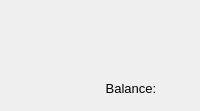
        <widget class="QFrame" name="dialPadButtonsFrame" >
         <property name="styleSheet" >
          <string notr="true" >QFrame {
background: url(./icons/dialer/fondo.png);
}
</string>
         </property>
         <property name="frameShape" >
          <enum>QFrame::NoFrame</enum>
         </property>
         <property name="frameShadow" >
          <enum>QFrame::Plain</enum>
         </property>
         <layout class="QGridLayout" name="gridLayout_3" >
          <item row="0" column="1" >
           <widget class="QPushButton" name="hangupButton" >
            <property name="minimumSize" >
             <size>
              <width>60</width>
              <height>60</height>
             </size>
            </property>
            <property name="maximumSize" >
             <size>
              <width>60</width>
              <height>60</height>
             </size>
            </property>
            <property name="text" >
             <string/>
            </property>
            <property name="icon" >
             <iconset>
              <normaloff>icons/dialer/boton_colgar_on.png</normaloff>icons/dialer/boton_colgar_on.png</iconset>
            </property>
            <property name="iconSize" >
             <size>
              <width>60</width>
              <height>60</height>
             </size>
            </property>
            <property name="flat" >
             <bool>true</bool>
            </property>
           </widget>
          </item>
          <item row="0" column="0" >
           <widget class="QPushButton" name="dialButton" >
            <property name="sizePolicy" >
             <sizepolicy vsizetype="Fixed" hsizetype="Preferred" >
              <horstretch>0</horstretch>
              <verstretch>0</verstretch>
             </sizepolicy>
            </property>
            <property name="maximumSize" >
             <size>
              <width>60</width>
              <height>60</height>
             </size>
            </property>
            <property name="text" >
             <string/>
            </property>
            <property name="icon" >
             <iconset>
              <normaloff>icons/dialer/boton_llamar_on.png</normaloff>icons/dialer/boton_llamar_on.png</iconset>
            </property>
            <property name="iconSize" >
             <size>
              <width>60</width>
              <height>60</height>
             </size>
            </property>
            <property name="flat" >
             <bool>true</bool>
            </property>
           </widget>
          </item>
          <item row="1" column="0" colspan="2" >
           <widget class="QFrame" name="onlineStatusFrame" >
            <property name="sizePolicy" >
             <sizepolicy vsizetype="Fixed" hsizetype="Expanding" >
              <horstretch>0</horstretch>
              <verstretch>0</verstretch>
             </sizepolicy>
            </property>
            <property name="styleSheet" >
             <string notr="true" >background:transparent;
</string>
            </property>
            <property name="frameShape" >
             <enum>QFrame::NoFrame</enum>
            </property>
            <property name="frameShadow" >
             <enum>QFrame::Raised</enum>
            </property>
            <property name="lineWidth" >
             <number>0</number>
            </property>
            <layout class="QGridLayout" name="statusLayout" >
             <property name="margin" >
              <number>0</number>
             </property>
             <property name="spacing" >
              <number>0</number>
             </property>
             <item row="0" column="0" >
              <widget class="QPushButton" name="statusButton" >
               <property name="sizePolicy" >
                <sizepolicy vsizetype="Fixed" hsizetype="Fixed" >
                 <horstretch>0</horstretch>
                 <verstretch>0</verstretch>
                </sizepolicy>
               </property>
               <property name="maximumSize" >
                <size>
                 <width>120</width>
                 <height>16777215</height>
                </size>
               </property>
               <property name="font" >
                <font>
                 <pointsize>10</pointsize>
                </font>
               </property>
               <property name="mouseTracking" >
                <bool>true</bool>
               </property>
               <property name="contextMenuPolicy" >
                <enum>Qt::NoContextMenu</enum>
               </property>
               <property name="layoutDirection" >
                <enum>Qt::LeftToRight</enum>
               </property>
               <property name="text" >
                <string/>
               </property>
               <property name="icon" >
                <iconset>
                 <normaloff>icons/disconnected.png</normaloff>icons/disconnected.png</iconset>
               </property>
               <property name="flat" >
                <bool>true</bool>
               </property>
              </widget>
             </item>
             <item row="0" column="1" >
              <widget class="QPushButton" name="balanceLabel" >
               <property name="sizePolicy" >
                <sizepolicy vsizetype="Fixed" hsizetype="Preferred" >
                 <horstretch>0</horstretch>
                 <verstretch>0</verstretch>
                </sizepolicy>
               </property>
               <property name="maximumSize" >
                <size>
                 <width>130</width>
                 <height>16777215</height>
                </size>
               </property>
               <property name="font" >
                <font>
                 <pointsize>10</pointsize>
                 <kerning>true</kerning>
                </font>
               </property>
               <property name="toolTip" >
                <string>Click here to buy credits or update your profile</string>
               </property>
               <property name="layoutDirection" >
                <enum>Qt::LeftToRight</enum>
               </property>
               <property name="text" >
                <string>Balance:</string>
               </property>
               <property name="flat" >
                <bool>true</bool>
               </property>
              </widget>
             </item>
            </layout>
           </widget>
          </item>
         </layout>
        </widget>
